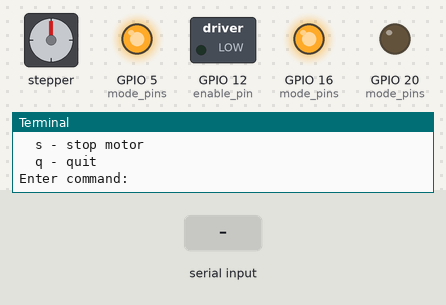
A program run on a simulated Raspberry Pi (BCM pin numbers). Shown: stepper motor, switched loads named in the program (green lamp = pin HIGH), output pins drawn as LEDs (lit = HIGH), the last lines printed to the terminal. Inputs (shaded band) come from the test bench. The stepper is drawn at 200 steps a turn; pins used as bus, display or sensor lines are not drawn.

Above: at 1.2 s.
1.3 s: "f" typed at the terminal, then Enter
2.8 s: "5" typed at the terminal, then Enter
At 3.6 s:
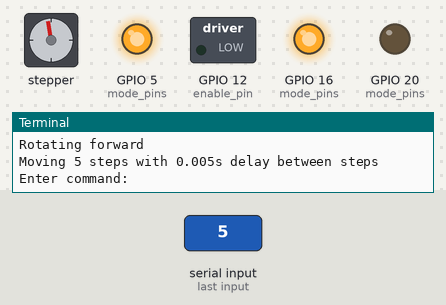
4.3 s: "b" typed at the terminal, then Enter
5.8 s: "90" typed at the terminal, then Enter
At 5.95 s:
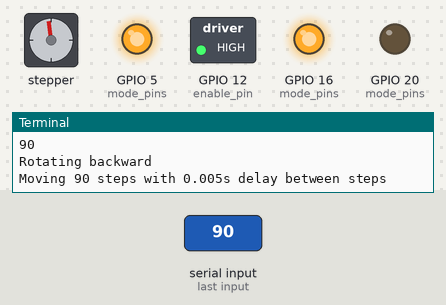
At 8.0 s:
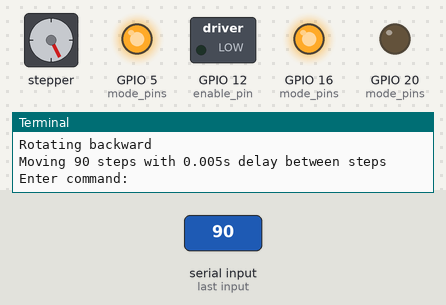
Timing chart, 0 to 9.2 s (numbered marks = the images above; inputs shaded):
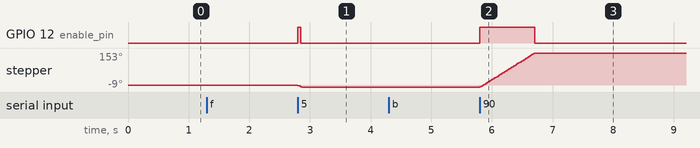

Measured:
- after the input at 5.8 s, GPIO 12 (enable_pin): LOW → HIGH at once, → LOW 0.90 s later; stepper: turns 162° clockwise in 0.90 s, starting at once

The program:

lgpio.py
```python
#!/usr/bin/env python3
import lgpio
import time

# Motor Directions
MotorDir = ['forward', 'backward']

# Control Modes
ControlMode = ['hardward', 'softward']

class DRV8825:
    def __init__(self, dir_pin, step_pin, enable_pin, mode_pins):
        """Initialize with lgpio"""
        self.h = lgpio.gpiochip_open(0)  # Open gpiochip0

        # Store pin numbers
        self.dir_pin = dir_pin
        self.step_pin = step_pin
        self.enable_pin = enable_pin
        self.mode_pins = mode_pins if isinstance(mode_pins, (list, tuple)) else [mode_pins]

        # Claim all pins as outputs
        lgpio.gpio_claim_output(self.h, self.dir_pin)
        lgpio.gpio_claim_output(self.h, self.step_pin)
        lgpio.gpio_claim_output(self.h, self.enable_pin)
        for pin in self.mode_pins:
            lgpio.gpio_claim_output(self.h, pin)

        # Initialize all pins to LOW
        self.digital_write(self.dir_pin, 0)
        self.digital_write(self.step_pin, 0)
        self.digital_write(self.enable_pin, 0)
        for pin in self.mode_pins:
            self.digital_write(pin, 0)

    def digital_write(self, pin, value):
        """Write to a GPIO pin using lgpio"""
        lgpio.gpio_write(self.h, pin, value)

    def Stop(self):
        """Disable the motor"""
        self.digital_write(self.enable_pin, 0)

    def SetMicroStep(self, mode, stepformat):
        """
        Set microstepping mode
        (1) mode: 'hardward' or 'softward'
        (2) stepformat: e.g. 'fullstep', 'halfstep', etc.
        """
        microstep = {
            'fullstep': (0, 0, 0),
            'halfstep': (1, 0, 0),
            '1/4step': (0, 1, 0),
            '1/8step': (1, 1, 0),
            '1/16step': (0, 0, 1),
            '1/32step': (1, 0, 1)
        }

        if mode == ControlMode[1]:  # software control
            values = microstep.get(stepformat)
            if values and len(values) == len(self.mode_pins):
                for pin, val in zip(self.mode_pins, values):
                    self.digital_write(pin, val)
            else:
                print("Invalid step format or mode pin count mismatch.")

    def TurnStep(self, Dir, steps, stepdelay=0.005):
        """Turn motor steps with direction"""
        if Dir == MotorDir[0]:  # forward
            print("Rotating forward")
            self.digital_write(self.enable_pin, 1)
            self.digital_write(self.dir_pin, 0)
        elif Dir == MotorDir[1]:  # backward
            print("Rotating backward")
            self.digital_write(self.enable_pin, 1)
            self.digital_write(self.dir_pin, 1)
        else:
            print("Direction must be 'forward' or 'backward'")
            self.digital_write(self.enable_pin, 0)
            return

        print(f"Moving {steps} steps with {stepdelay}s delay between steps")
        for _ in range(steps):
            self.digital_write(self.step_pin, 1)
            time.sleep(stepdelay)
            self.digital_write(self.step_pin, 0)
            time.sleep(stepdelay)

        self.Stop()  # Disable after movement

    def cleanup(self):
        """Clean up GPIO resources"""
        self.Stop()
        lgpio.gpiochip_close(self.h)

def main():
    # Initialize motor - change these pins to match your wiring
    motor = DRV8825(
        dir_pin=13,     # Direction pin
        step_pin=19,    # Step pin
        enable_pin=12,  # Enable pin
        mode_pins=(16, 5, 20)  # Microstep mode pins
    )

    try:
        # Set microstepping mode (1/8 step for smoother movement)
        motor.SetMicroStep('softward', '1/8step')

        print("Stepper motor control demo")
        print("Commands:")
        print("  f - move forward")
        print("  b - move backward")
        print("  s - stop motor")
        print("  q - quit")

        while True:
            cmd = input("Enter command: ").lower()

            if cmd == 'f':
                steps = int(input("Enter number of steps: "))
                motor.TurnStep('forward', steps)
            elif cmd == 'b':
                steps = int(input("Enter number of steps: "))
                motor.TurnStep('backward', steps)
            elif cmd == 's':
                motor.Stop()
                print("Motor stopped")
            elif cmd == 'q':
                print("Exiting...")
                break
            else:
                print("Invalid command")

    except KeyboardInterrupt:
        print("\nProgram interrupted")
    finally:
        motor.cleanup()
        print("GPIO cleaned up")

if __name__ == "__main__":
    main()
```
